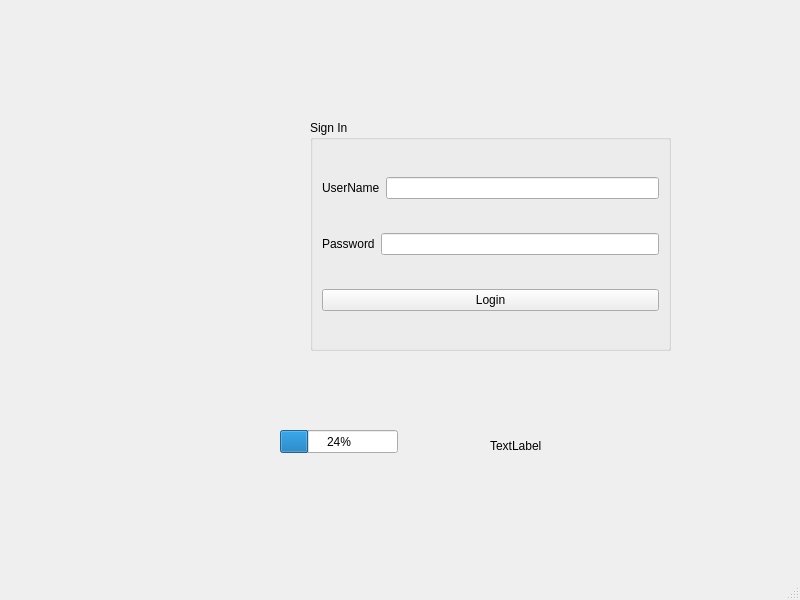
<?xml version="1.0" encoding="UTF-8"?>
<ui version="4.0">
 <class>MainWindow</class>
 <widget class="QMainWindow" name="MainWindow">
  <property name="geometry">
   <rect>
    <x>0</x>
    <y>0</y>
    <width>800</width>
    <height>600</height>
   </rect>
  </property>
  <property name="windowTitle">
   <string>MainWindow</string>
  </property>
  <widget class="QWidget" name="centralwidget">
   <widget class="QGroupBox" name="groupBox">
    <property name="geometry">
     <rect>
      <x>310</x>
      <y>120</y>
      <width>361</width>
      <height>231</height>
     </rect>
    </property>
    <property name="title">
     <string>Sign In</string>
    </property>
    <layout class="QVBoxLayout" name="verticalLayout">
     <item>
      <layout class="QHBoxLayout" name="horizontalLayout">
       <item>
        <widget class="QLabel" name="label">
         <property name="text">
          <string>UserName</string>
         </property>
        </widget>
       </item>
       <item>
        <widget class="QLineEdit" name="lineEdit_Username"/>
       </item>
      </layout>
     </item>
     <item>
      <layout class="QHBoxLayout" name="horizontalLayout_2">
       <item>
        <widget class="QLabel" name="label_2">
         <property name="text">
          <string>Password</string>
         </property>
        </widget>
       </item>
       <item>
        <widget class="QLineEdit" name="lineEdit_2_Password"/>
       </item>
      </layout>
     </item>
     <item>
      <widget class="QPushButton" name="pushButton_login">
       <property name="text">
        <string>Login</string>
       </property>
      </widget>
     </item>
    </layout>
   </widget>
   <widget class="QLabel" name="label_picture">
    <property name="geometry">
     <rect>
      <x>20</x>
      <y>120</y>
      <width>261</width>
      <height>271</height>
     </rect>
    </property>
    <property name="text">
     <string/>
    </property>
   </widget>
   <widget class="QLabel" name="label_3">
    <property name="geometry">
     <rect>
      <x>490</x>
      <y>430</y>
      <width>81</width>
      <height>31</height>
     </rect>
    </property>
    <property name="text">
     <string>TextLabel</string>
    </property>
   </widget>
   <widget class="QProgressBar" name="progressBar">
    <property name="geometry">
     <rect>
      <x>280</x>
      <y>430</y>
      <width>118</width>
      <height>23</height>
     </rect>
    </property>
    <property name="value">
     <number>24</number>
    </property>
   </widget>
  </widget>
  <widget class="QMenuBar" name="menubar">
   <property name="geometry">
    <rect>
     <x>0</x>
     <y>0</y>
     <width>800</width>
     <height>26</height>
    </rect>
   </property>
  </widget>
  <widget class="QStatusBar" name="statusbar"/>
 </widget>
 <resources/>
 <connections/>
</ui>
